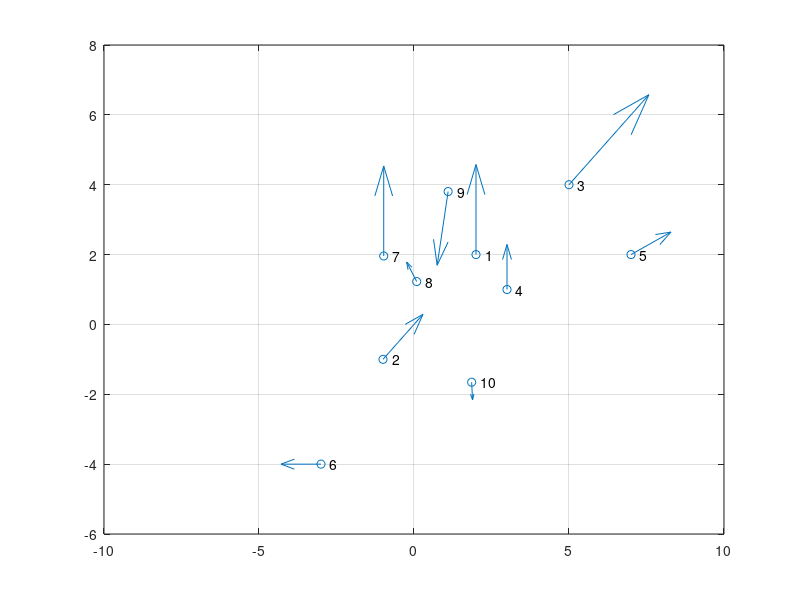

Recreate this plot in MATLAB.
clc;

x = [5 3 1];
% simulate four targets
p = [2 2;
    -1 -1;
    5 4;
    3 1;
    7 2;
    -3 -4;
    2*randn(4,2)];

% p = randn(7,2);

% v = rand(7,2)*3;
% 
v = [0 2;
    1 1;
    2 2;
    0 1;
    1 0.5;
    -1 0;
    0 2;
    randn(3,2)];

kk = 1;

pi = p(kk,:);
cur_vDesire = v(kk,:);

vi = v(kk,:);

% to compute curren Ess (interaction energy), search all the target (regard of the ID and frame)
E_temp = 0;

for ii = 2:length(p)
    
   
    % compute pj
    pj = p(ii,:);
    vj = v(ii,:);
    
    % vj = v_train(ind_temp-1,:);  % ind_temp-1 ?
    
    p_ij = pi - pj;
    
    % weight of distance
    norm_k = norm(p_ij)^2;
    temp_a = norm_k/(2*x(1)^2);     % note this formula; different in two papers
    w_r = exp(-temp_a);
    
    % weight of angle
    cos_phi = -sum(vi .* p_ij)/ (norm(vi) * norm(p_ij) + eps);  % + eps?
    if cos_phi < 0
        w_angle = 0;
    else
        w_angle = ((1 + cos_phi) / 2)^x(3);
    end
    
    % total weight
    Weight = w_r * w_angle;
    
    W(ii) = Weight;
    
%     if Weight ~= 0
        q_ij = cur_vDesire - vj;
        term1 = sum(p_ij.*q_ij);
        term2 = norm(q_ij)^2;
        ratio = term1 / (term2 + eps);
        dis_temp = p_ij - ratio * q_ij;
        dis = norm(dis_temp)^2;
        E_ij = exp(-dis/2/x(2)/x(2));
        
        Ess = Weight * E_ij;
%     else
%         Ess = 0;
%     end
    
    E(ii) = Ess;
    E_temp(ii) = E_ij;
    dis_ii(ii) = dis;
    cur_dist(ii) = norm(p_ij).^2; 
    ratio_t(ii) = ratio;
%     E_temp = E_temp + Ess;
end

% E(kk) = E_temp;
E
W

quiver(p(:,1),p(:,2),v(:,1),v(:,2)); hold on
scatter(p(:,1),p(:,2)); grid on

for jj = 1:length(p)
text(p(jj,1),p(jj,2),[' ',' ',' ',num2str(jj)]);
end

find(W ~= 0)
find(E ~= 0)

-ratio_t